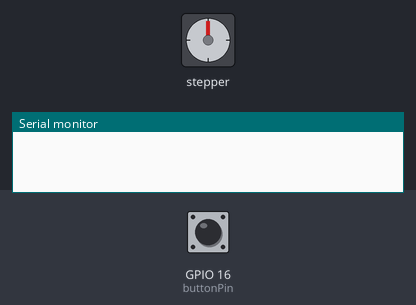
Bench run of a sketch on a simulated ESP32. Parts: stepper motor, the last lines printed to the serial monitor. Wiring (inferred from the names in the program): stepper motor driver (200 steps per turn assumed): step GPIO 14; direction GPIO 12. Inputs (shaded band) come from the test bench; at power-on: GPIO 16 (buttonPin) HIGH.

Above: at 1.2 s.
1.3 s: GPIO 16 (buttonPin) pulled LOW for 0.15 s
At 2.4 s:
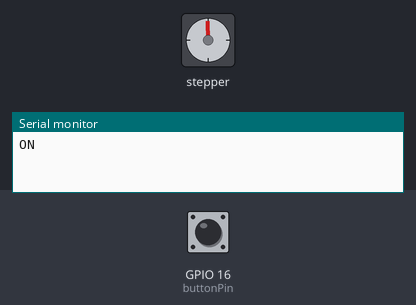
2.9 s: GPIO 16 (buttonPin) pulled LOW for 1 s
At 4.8 s:
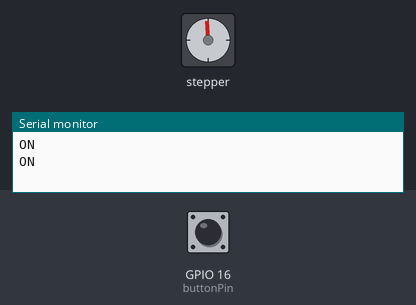
Timing chart, 0 to 6.3 s (numbered marks = the images above; inputs shaded):
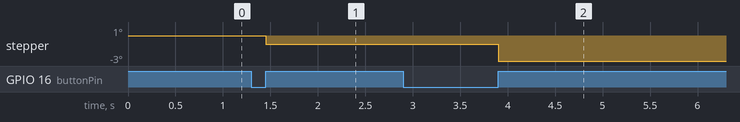

The sketch:

esp32u_stepmotor_with_pwm.ino
```cpp
// the number of the LED pin
#define stepPin 14
#define dirPin 12

#define buttonPin 16
#define proximityPin 2

// setting PWM properties
int freq = 624/2;
const int stepChannel = 0;
const int resolution = 8;
int halfDutyCycle = 128;
int lowDutyCycle = 0;

int angle = 90;
unsigned long previousMillis = 0;
unsigned long currentMillis;
long interval = (57*200*angle*1000)/(11*360*freq);  // interval at which to stop PWM (miliseconds)
bool motorFlag = false;

unsigned long lastPressed=0;
unsigned long currentPressed=0;


void setup(){
  buttonSetup(); //Configure external interrupt of button
  Serial.begin(115200);
  /*PWM Setup*/
  pinMode(dirPin,OUTPUT);
  ledcSetup(stepChannel, freq, resolution);
  // attach the channel to the GPIO to be controlled
  ledcAttachPin(stepPin, stepChannel);
  digitalWrite(dirPin,LOW);
  //proximitySetup(); //Set the proximity sensor interruption and start the step motor rotation automatically
}

void loop(){
  if (motorFlag){
    currentMillis = millis();
    if (currentMillis - previousMillis >= interval) {
      ledcWrite(stepChannel, lowDutyCycle);
      motorFlag = false;
    }
  }
}

void IRAM_ATTR button_INT(){  //When the interrupt triggered it will set the Flag true, set the previousMillis to the moment
  //currentPressed = millis();
  if (!motorFlag){   //currentPressed-lastPressed>=1000
    motorFlag = true;
    previousMillis = millis();
    ledcWrite(stepChannel, halfDutyCycle);
    Serial.println("ON");
    //lastPressed = currentPressed;
  }
}

void buttonSetup(void){  //Button External interrupt configurations
  pinMode(buttonPin, INPUT_PULLUP);
  attachInterrupt(buttonPin, button_INT, RISING);
}


// void IRAM_ATTR proximity_INT(){
//   ledcWrite(stepChannel, lowDutyCycle);
//   motorFlag = false;
//   detachInterrupt(proximityPin, proximity_INT, RISING);
// }

// void proximitySetup(void){
//   pinMode(proximityPin, INPUT_PULLUP);
//   attachInterrupt(proximityPin, proximity_INT, RISING);
//   ledcWrite(stepChannel, haldDutyCycle);
// }
```
